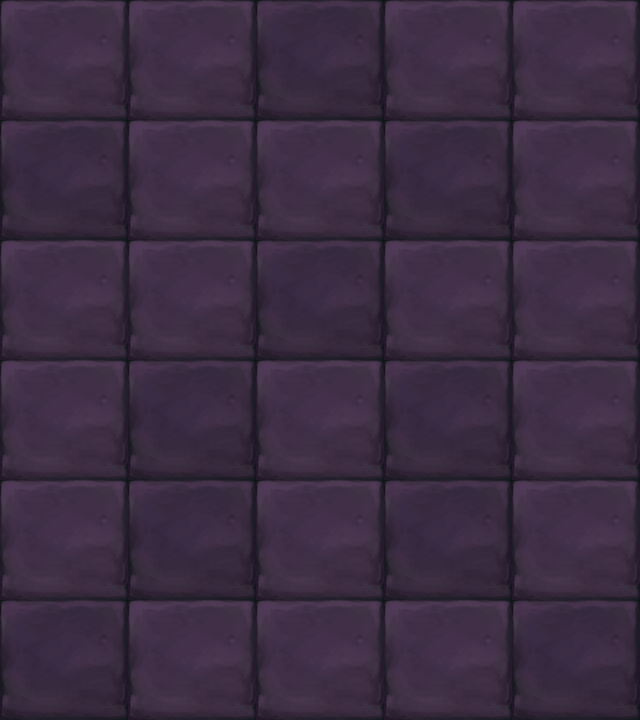

Below is a game level as drawn by its tile map, then a one-line description and the .tmx that defines it (tile-layer data replaced by summaries):
An orthogonal 5x6 tile map with 128x120 px tiles, 1 tile layer (块层 1).

<map version="1.0" orientation="orthogonal" width="5" height="6" tilewidth="128" tileheight="120">
 <tileset firstgid="1" name="map058" tilewidth="128" tileheight="120">
  <image source="map058.png" width="256" height="120" />
 </tileset>
 <layer name="块层 1" width="5" height="6">
  <data>[30 cells, 30 non-empty, 2 distinct tile ids]</data>
 </layer>
</map>
